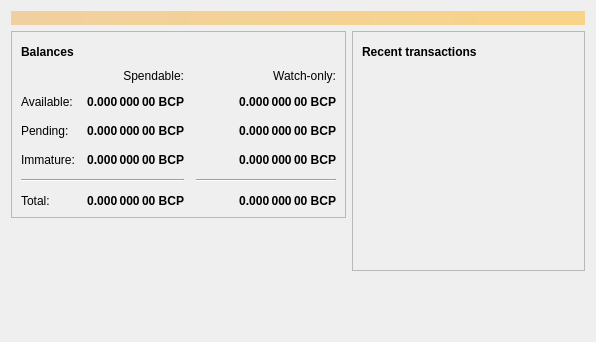
<?xml version="1.0" encoding="UTF-8"?>
<ui version="4.0">
 <class>OverviewPage</class>
 <widget class="QWidget" name="OverviewPage">
  <property name="geometry">
   <rect>
    <x>0</x>
    <y>0</y>
    <width>596</width>
    <height>342</height>
   </rect>
  </property>
  <property name="windowTitle">
   <string>Form</string>
  </property>
  <layout class="QVBoxLayout" name="topLayout">
   <item>
    <widget class="QLabel" name="labelAlerts">
     <property name="visible">
      <bool>false</bool>
     </property>
     <property name="styleSheet">
      <string notr="true">QLabel { background-color: qlineargradient(x1: 0, y1: 0, x2: 1, y2: 0, stop:0 #F0D0A0, stop:1 #F8D488); color:#000000; }</string>
     </property>
     <property name="wordWrap">
      <bool>true</bool>
     </property>
     <property name="margin">
      <number>3</number>
     </property>
     <property name="textInteractionFlags">
      <set>Qt::TextSelectableByMouse</set>
     </property>
    </widget>
   </item>
   <item>
    <layout class="QHBoxLayout" name="horizontalLayout" stretch="1,1">
     <item>
      <layout class="QVBoxLayout" name="verticalLayout_2">
       <item>
        <widget class="QFrame" name="frame">
         <property name="frameShape">
          <enum>QFrame::StyledPanel</enum>
         </property>
         <property name="frameShadow">
          <enum>QFrame::Raised</enum>
         </property>
         <layout class="QVBoxLayout" name="verticalLayout_4">
          <item>
           <layout class="QHBoxLayout" name="horizontalLayout_4">
            <item>
             <widget class="QLabel" name="label_5">
              <property name="font">
               <font>
                <weight>75</weight>
                <bold>true</bold>
               </font>
              </property>
              <property name="text">
               <string>Balances</string>
              </property>
             </widget>
            </item>
            <item>
             <widget class="QPushButton" name="labelWalletStatus">
              <property name="enabled">
               <bool>true</bool>
              </property>
              <property name="maximumSize">
               <size>
                <width>30</width>
                <height>16777215</height>
               </size>
              </property>
              <property name="toolTip">
               <string>The displayed information may be out of date. Your wallet automatically synchronizes with the Bitcoin network after a connection is established, but this process has not completed yet.</string>
              </property>
              <property name="text">
               <string/>
              </property>
              <property name="icon">
               <iconset resource="../bitcoin.qrc">
                <normaloff>:/icons/warning</normaloff>
                <disabledoff>:/icons/warning</disabledoff>:/icons/warning</iconset>
              </property>
              <property name="iconSize">
               <size>
                <width>24</width>
                <height>24</height>
               </size>
              </property>
              <property name="flat">
               <bool>true</bool>
              </property>
             </widget>
            </item>
            <item>
             <spacer name="horizontalSpacer_3">
              <property name="orientation">
               <enum>Qt::Horizontal</enum>
              </property>
              <property name="sizeHint" stdset="0">
               <size>
                <width>40</width>
                <height>20</height>
               </size>
              </property>
             </spacer>
            </item>
           </layout>
          </item>
          <item>
           <layout class="QGridLayout" name="gridLayout">
            <property name="spacing">
             <number>12</number>
            </property>
            <item row="2" column="2">
             <widget class="QLabel" name="labelWatchPending">
              <property name="font">
               <font>
                <weight>75</weight>
                <bold>true</bold>
               </font>
              </property>
              <property name="cursor">
               <cursorShape>IBeamCursor</cursorShape>
              </property>
              <property name="toolTip">
               <string>Unconfirmed transactions to watch-only addresses</string>
              </property>
              <property name="text">
               <string notr="true">0.000 000 00 BCP</string>
              </property>
              <property name="alignment">
               <set>Qt::AlignRight|Qt::AlignTrailing|Qt::AlignVCenter</set>
              </property>
              <property name="textInteractionFlags">
               <set>Qt::LinksAccessibleByMouse|Qt::TextSelectableByKeyboard|Qt::TextSelectableByMouse</set>
              </property>
             </widget>
            </item>
            <item row="2" column="1">
             <widget class="QLabel" name="labelUnconfirmed">
              <property name="font">
               <font>
                <weight>75</weight>
                <bold>true</bold>
               </font>
              </property>
              <property name="cursor">
               <cursorShape>IBeamCursor</cursorShape>
              </property>
              <property name="toolTip">
               <string>Total of transactions that have yet to be confirmed, and do not yet count toward the spendable balance</string>
              </property>
              <property name="text">
               <string notr="true">0.000 000 00 BCP</string>
              </property>
              <property name="alignment">
               <set>Qt::AlignRight|Qt::AlignTrailing|Qt::AlignVCenter</set>
              </property>
              <property name="textInteractionFlags">
               <set>Qt::LinksAccessibleByMouse|Qt::TextSelectableByKeyboard|Qt::TextSelectableByMouse</set>
              </property>
             </widget>
            </item>
            <item row="3" column="2">
             <widget class="QLabel" name="labelWatchImmature">
              <property name="font">
               <font>
                <weight>75</weight>
                <bold>true</bold>
               </font>
              </property>
              <property name="cursor">
               <cursorShape>IBeamCursor</cursorShape>
              </property>
              <property name="toolTip">
               <string>Mined balance in watch-only addresses that has not yet matured</string>
              </property>
              <property name="text">
               <string notr="true">0.000 000 00 BCP</string>
              </property>
              <property name="alignment">
               <set>Qt::AlignRight|Qt::AlignTrailing|Qt::AlignVCenter</set>
              </property>
              <property name="textInteractionFlags">
               <set>Qt::LinksAccessibleByMouse|Qt::TextSelectableByKeyboard|Qt::TextSelectableByMouse</set>
              </property>
             </widget>
            </item>
            <item row="4" column="0" colspan="2">
             <widget class="Line" name="line">
              <property name="orientation">
               <enum>Qt::Horizontal</enum>
              </property>
             </widget>
            </item>
            <item row="4" column="2">
             <widget class="Line" name="lineWatchBalance">
              <property name="sizePolicy">
               <sizepolicy hsizetype="Preferred" vsizetype="Fixed">
                <horstretch>0</horstretch>
                <verstretch>0</verstretch>
               </sizepolicy>
              </property>
              <property name="minimumSize">
               <size>
                <width>140</width>
                <height>0</height>
               </size>
              </property>
              <property name="orientation">
               <enum>Qt::Horizontal</enum>
              </property>
             </widget>
            </item>
            <item row="5" column="0">
             <widget class="QLabel" name="labelTotalText">
              <property name="text">
               <string>Total:</string>
              </property>
             </widget>
            </item>
            <item row="3" column="1">
             <widget class="QLabel" name="labelImmature">
              <property name="font">
               <font>
                <weight>75</weight>
                <bold>true</bold>
               </font>
              </property>
              <property name="cursor">
               <cursorShape>IBeamCursor</cursorShape>
              </property>
              <property name="toolTip">
               <string>Mined balance that has not yet matured</string>
              </property>
              <property name="text">
               <string notr="true">0.000 000 00 BCP</string>
              </property>
              <property name="alignment">
               <set>Qt::AlignRight|Qt::AlignTrailing|Qt::AlignVCenter</set>
              </property>
              <property name="textInteractionFlags">
               <set>Qt::LinksAccessibleByMouse|Qt::TextSelectableByKeyboard|Qt::TextSelectableByMouse</set>
              </property>
             </widget>
            </item>
            <item row="2" column="3">
             <spacer name="horizontalSpacer_2">
              <property name="orientation">
               <enum>Qt::Horizontal</enum>
              </property>
              <property name="sizeHint" stdset="0">
               <size>
                <width>40</width>
                <height>20</height>
               </size>
              </property>
             </spacer>
            </item>
            <item row="3" column="0">
             <widget class="QLabel" name="labelImmatureText">
              <property name="text">
               <string>Immature:</string>
              </property>
             </widget>
            </item>
            <item row="5" column="1">
             <widget class="QLabel" name="labelTotal">
              <property name="font">
               <font>
                <weight>75</weight>
                <bold>true</bold>
               </font>
              </property>
              <property name="cursor">
               <cursorShape>IBeamCursor</cursorShape>
              </property>
              <property name="toolTip">
               <string>Your current total balance</string>
              </property>
              <property name="text">
               <string notr="true">0.000 000 00 BCP</string>
              </property>
              <property name="alignment">
               <set>Qt::AlignRight|Qt::AlignTrailing|Qt::AlignVCenter</set>
              </property>
              <property name="textInteractionFlags">
               <set>Qt::LinksAccessibleByMouse|Qt::TextSelectableByKeyboard|Qt::TextSelectableByMouse</set>
              </property>
             </widget>
            </item>
            <item row="5" column="2">
             <widget class="QLabel" name="labelWatchTotal">
              <property name="font">
               <font>
                <weight>75</weight>
                <bold>true</bold>
               </font>
              </property>
              <property name="cursor">
               <cursorShape>IBeamCursor</cursorShape>
              </property>
              <property name="toolTip">
               <string>Current total balance in watch-only addresses</string>
              </property>
              <property name="text">
               <string notr="true">0.000 000 00 BCP</string>
              </property>
              <property name="alignment">
               <set>Qt::AlignRight|Qt::AlignTrailing|Qt::AlignVCenter</set>
              </property>
              <property name="textInteractionFlags">
               <set>Qt::LinksAccessibleByMouse|Qt::TextSelectableByKeyboard|Qt::TextSelectableByMouse</set>
              </property>
             </widget>
            </item>
            <item row="0" column="2">
             <widget class="QLabel" name="labelWatchonly">
              <property name="text">
               <string>Watch-only:</string>
              </property>
              <property name="alignment">
               <set>Qt::AlignRight|Qt::AlignTrailing|Qt::AlignVCenter</set>
              </property>
             </widget>
            </item>
            <item row="1" column="0">
             <widget class="QLabel" name="labelBalanceText">
              <property name="text">
               <string>Available:</string>
              </property>
             </widget>
            </item>
            <item row="1" column="1">
             <widget class="QLabel" name="labelBalance">
              <property name="font">
               <font>
                <weight>75</weight>
                <bold>true</bold>
               </font>
              </property>
              <property name="cursor">
               <cursorShape>IBeamCursor</cursorShape>
              </property>
              <property name="toolTip">
               <string>Your current spendable balance</string>
              </property>
              <property name="text">
               <string notr="true">0.000 000 00 BCP</string>
              </property>
              <property name="alignment">
               <set>Qt::AlignRight|Qt::AlignTrailing|Qt::AlignVCenter</set>
              </property>
              <property name="textInteractionFlags">
               <set>Qt::LinksAccessibleByMouse|Qt::TextSelectableByKeyboard|Qt::TextSelectableByMouse</set>
              </property>
             </widget>
            </item>
            <item row="1" column="2">
             <widget class="QLabel" name="labelWatchAvailable">
              <property name="font">
               <font>
                <weight>75</weight>
                <bold>true</bold>
               </font>
              </property>
              <property name="cursor">
               <cursorShape>IBeamCursor</cursorShape>
              </property>
              <property name="toolTip">
               <string>Your current balance in watch-only addresses</string>
              </property>
              <property name="text">
               <string notr="true">0.000 000 00 BCP</string>
              </property>
              <property name="alignment">
               <set>Qt::AlignRight|Qt::AlignTrailing|Qt::AlignVCenter</set>
              </property>
              <property name="textInteractionFlags">
               <set>Qt::LinksAccessibleByMouse|Qt::TextSelectableByKeyboard|Qt::TextSelectableByMouse</set>
              </property>
             </widget>
            </item>
            <item row="2" column="0">
             <widget class="QLabel" name="labelPendingText">
              <property name="text">
               <string>Pending:</string>
              </property>
             </widget>
            </item>
            <item row="0" column="1">
             <widget class="QLabel" name="labelSpendable">
              <property name="text">
               <string>Spendable:</string>
              </property>
              <property name="alignment">
               <set>Qt::AlignRight|Qt::AlignTrailing|Qt::AlignVCenter</set>
              </property>
             </widget>
            </item>
           </layout>
          </item>
         </layout>
        </widget>
       </item>
       <item>
        <spacer name="verticalSpacer">
         <property name="orientation">
          <enum>Qt::Vertical</enum>
         </property>
         <property name="sizeHint" stdset="0">
          <size>
           <width>20</width>
           <height>40</height>
          </size>
         </property>
        </spacer>
       </item>
      </layout>
     </item>
     <item>
      <layout class="QVBoxLayout" name="verticalLayout_3">
       <item>
        <widget class="QFrame" name="frame_2">
         <property name="frameShape">
          <enum>QFrame::StyledPanel</enum>
         </property>
         <property name="frameShadow">
          <enum>QFrame::Raised</enum>
         </property>
         <layout class="QVBoxLayout" name="verticalLayout">
          <item>
           <layout class="QHBoxLayout" name="horizontalLayout_2">
            <item>
             <widget class="QLabel" name="label_4">
              <property name="font">
               <font>
                <weight>75</weight>
                <bold>true</bold>
               </font>
              </property>
              <property name="text">
               <string>Recent transactions</string>
              </property>
             </widget>
            </item>
            <item>
             <widget class="QPushButton" name="labelTransactionsStatus">
              <property name="enabled">
               <bool>true</bool>
              </property>
              <property name="maximumSize">
               <size>
                <width>30</width>
                <height>16777215</height>
               </size>
              </property>
              <property name="toolTip">
               <string>The displayed information may be out of date. Your wallet automatically synchronizes with the Bitcoin network after a connection is established, but this process has not completed yet.</string>
              </property>
              <property name="text">
               <string/>
              </property>
              <property name="icon">
               <iconset resource="../bitcoin.qrc">
                <normaloff>:/icons/warning</normaloff>
                <disabledoff>:/icons/warning</disabledoff>:/icons/warning</iconset>
              </property>
              <property name="iconSize">
               <size>
                <width>24</width>
                <height>24</height>
               </size>
              </property>
              <property name="flat">
               <bool>true</bool>
              </property>
             </widget>
            </item>
            <item>
             <spacer name="horizontalSpacer">
              <property name="orientation">
               <enum>Qt::Horizontal</enum>
              </property>
              <property name="sizeHint" stdset="0">
               <size>
                <width>40</width>
                <height>20</height>
               </size>
              </property>
             </spacer>
            </item>
           </layout>
          </item>
          <item>
           <widget class="QListView" name="listTransactions">
            <property name="styleSheet">
             <string notr="true">QListView { background: transparent; }</string>
            </property>
            <property name="frameShape">
             <enum>QFrame::NoFrame</enum>
            </property>
            <property name="verticalScrollBarPolicy">
             <enum>Qt::ScrollBarAlwaysOff</enum>
            </property>
            <property name="horizontalScrollBarPolicy">
             <enum>Qt::ScrollBarAlwaysOff</enum>
            </property>
            <property name="selectionMode">
             <enum>QAbstractItemView::NoSelection</enum>
            </property>
           </widget>
          </item>
         </layout>
        </widget>
       </item>
       <item>
        <spacer name="verticalSpacer_2">
         <property name="orientation">
          <enum>Qt::Vertical</enum>
         </property>
         <property name="sizeHint" stdset="0">
          <size>
           <width>20</width>
           <height>40</height>
          </size>
         </property>
        </spacer>
       </item>
      </layout>
     </item>
    </layout>
   </item>
  </layout>
 </widget>
 <resources/>
 <connections/>
</ui>
